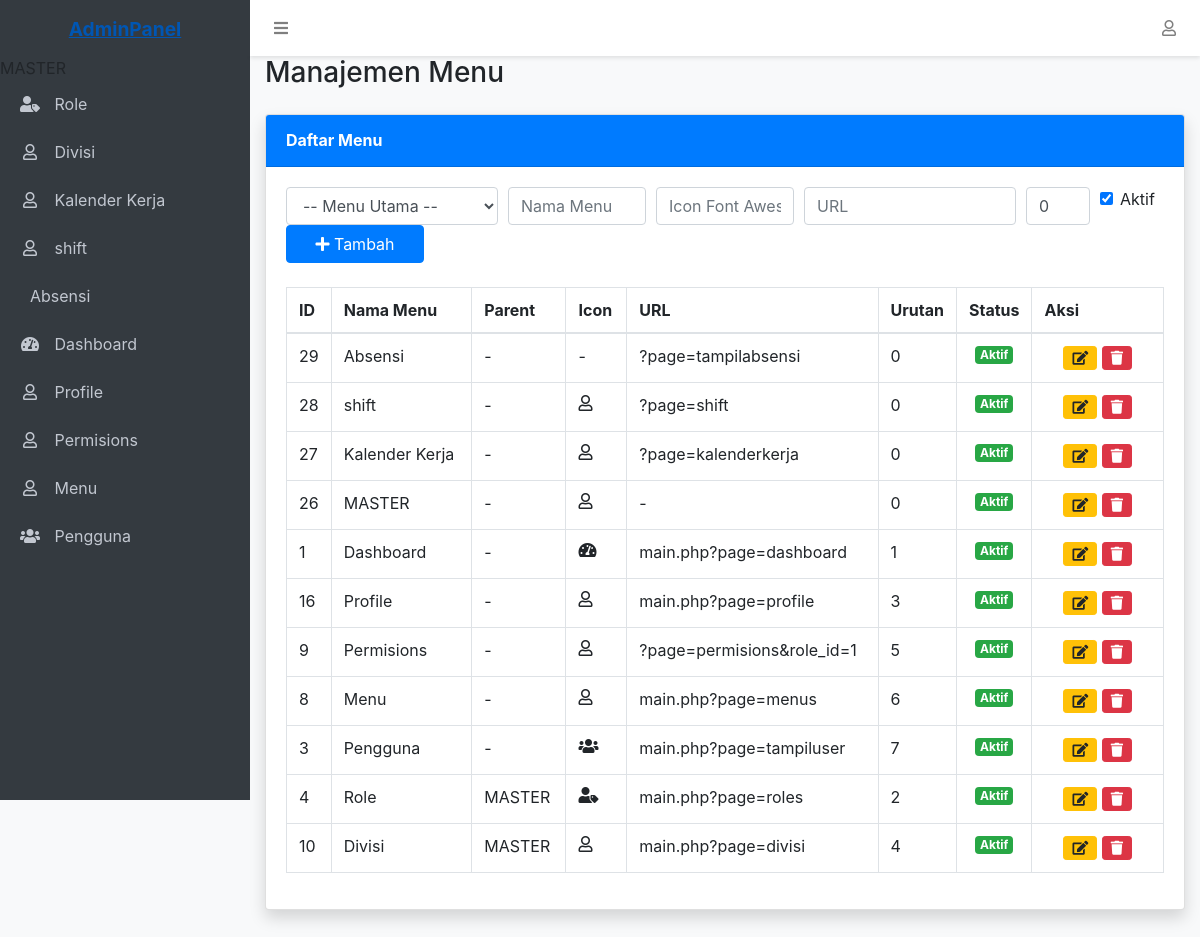
Screenshot of /main.php?page=menus (signed in) with the database file from the repository.
### tables this page shows
CREATE TABLE `menus` (
  `id` int(11) NOT NULL AUTO_INCREMENT,
  `parent_id` int(11) DEFAULT NULL,
  `name` varchar(50) NOT NULL,
  `icon` varchar(50) DEFAULT NULL,
  `url` varchar(100) DEFAULT NULL,
  `order` int(11) NOT NULL DEFAULT 0,
  `is_active` tinyint(1) NOT NULL DEFAULT 1,
  `created_at` timestamp NOT NULL DEFAULT current_timestamp(),
  `updated_at` timestamp NOT NULL DEFAULT current_timestamp() ON UPDATE current_timestamp(),
  PRIMARY KEY (`id`)
);

CREATE TABLE `permissions` (
  `id` int(11) NOT NULL AUTO_INCREMENT,
  `role_id` int(11) NOT NULL,
  `menu_id` int(11) NOT NULL,
  `can_view` tinyint(1) NOT NULL DEFAULT 0,
  `can_create` tinyint(1) NOT NULL DEFAULT 0,
  `can_edit` tinyint(1) NOT NULL DEFAULT 0,
  `can_delete` tinyint(1) NOT NULL DEFAULT 0,
  `created_at` timestamp NOT NULL DEFAULT current_timestamp(),
  `updated_at` timestamp NOT NULL DEFAULT current_timestamp() ON UPDATE current_timestamp(),
  PRIMARY KEY (`id`),
  UNIQUE KEY `role_menu` (`role_id`,`menu_id`)
);

### menus.php (the view, shortened to what this page needs)
<?php
require_once 'config/database.php';
$all_menus = $conn->query("SELECT * FROM menus ORDER BY `order` ASC");
$query = "SELECT m1.*, m2.name as parent_name
          FROM menus m1
          LEFT JOIN menus m2 ON m1.parent_id = m2.id
          ORDER BY m1.parent_id, m1.`order` ASC";
$menus_result = $conn->query($query);
?>
<div class="container-fluid">
    <div class="d-flex align-items-center justify-content-between mb-4">
        <h1 class="h3 mb-0 text-gray-800">Manajemen Menu</h1>
    </div>
    <div class="card shadow mb-4">
        <div class="card-header py-3 bg-primary text-white">
            <h6 class="m-0 font-weight-bold">Daftar Menu</h6>
        </div>
        <div class="card-body">
            <form method="POST" class="mb-4">
                <?php if (isset($_GET['edit'])):
                    $edit_id = intval($_GET['edit']);
                    $edit_data = $conn->query("SELECT * FROM menus WHERE id = $edit_id")->fetch_assoc();
                ?>
                    <input type="hidden" name="id" value="<?= $edit_data['id'] ?>">
                    <div class="row g-2"></div></div>
                        <div class="col-md-3">
                            <select name="parent_id" class="form-control">
                                <option value="">-- Menu Utama --</option>
                                <?php while ($menu = $all_menus->fetch_assoc()):
                                    if ($menu['id'] == $edit_id) continue;
                                ?>
                                <option value="<?= $menu['id'] ?>" <?= $menu['id'] == $edit_data['parent_id'] ? 'selected' : '' ?>>
                                    <?= htmlspecialchars($menu['name']) ?>
                                </option>
                                <?php endwhile; ?>
                            </select>
                        </div>
                        <div class="col-md-2">
                            <input type="text" name="name" class="form-control" placeholder="Nama Menu"
                                   value="<?= htmlspecialchars($edit_data['name']) ?>" required>
                        </div>
                        <div class="col-md-2">
                            <input type="text" name="icon" class="form-control" placeholder="Icon Font Awesome"
                                   value="<?= htmlspecialchars($edit_data['icon']) ?>">
                        </div>
                        <div class="col-md-3">
                            <input type="text" name="url" class="form-control" placeholder="URL"
                                   value="<?= htmlspecialchars($edit_data['url']) ?>">
                        </div>
                        <div class="col-md-1">
                            <input type="number" name="order" class="form-control" placeholder="Urutan"
                                   value="<?= $edit_data['order'] ?>">
                        </div>
                        <div class="col-md-1">
                            <div class="form-check">
                                <input type="checkbox" name="is_active" class="form-check-input" id="is_active"
                                       <?= $edit_data['is_active'] ? 'checked' : '' ?>>
                                <label class="form-check-label" for="is_active">Aktif</label>
                            </div>
                        </div>
                        <div class="col-md-2">
                            <button type="submit" name="edit_menu" class="btn btn-warning btn-block">
                                <i class="fas fa-save"></i> Update
                            </button>
                            <a href="menus.php" class="btn btn-secondary btn-block mt-1">
                                <i class="fas fa-times"></i> Batal
                            </a>
                        </div>
                    </div>
                <?php else: ?>
                    <div class="form-row">
                        <div class="col-md-3">
                            <select name="parent_id" class="form-control">
                                <option value="">-- Menu Utama --</option>
                            </select>
                        </div>
                        <div class="col-md-2">
                            <input type="text" name="name" class="form-control" placeholder="Nama Menu" required>
                        </div>
                        <div class="col-md-2">
                            <input type="text" name="icon" class="form-control" placeholder="Icon Font Awesome">
                        </div>
                        <div class="col-md-3">
                            <input type="text" name="url" class="form-control" placeholder="URL">
                        </div>
                        <div class="col-md-1">
                            <input type="number" name="order" class="form-control" placeholder="Urutan" value="0">
                        </div>
                        <div class="col-md-1">
                            <div class="form-check">
                                <input type="checkbox" name="is_active" class="form-check-input" id="is_active" checked>
                                <label class="form-check-label" for="is_active">Aktif</label>
                            </div>
                        </div>
                        <div class="col-md-2">
                            <button type="submit" name="tambah_menu" class="btn btn-primary btn-block">
                                <i class="fas fa-plus"></i> Tambah
                            </button>
                        </div>
                    </div>
                <?php endif; ?>
            </form>
            <div class="table-responsive">
                <table class="table table-bordered" width="100%" cellspacing="0">
                    <thead>
                        <tr>
                            <th width="5%">ID</th>
                            <th>Nama Menu</th>
                            <th>Parent</th>
                            <th>Icon</th>
                            <th>URL</th>
                            <th width="5%">Urutan</th>
                            <th width="5%">Status</th>
                            <th width="15%">Aksi</th>
                        </tr>
                    </thead>
                    <tbody>
                        <?php while ($menu = $menus_result->fetch_assoc()): ?>
                        <tr>
                            <td><?= $menu['id'] ?></td>
                            <td><?= htmlspecialchars($menu['name']) ?></td>
                            <td><?= !empty($menu['parent_name']) ? htmlspecialchars($menu['parent_name']) : '-' ?></td>
                            <td><?= !empty($menu['icon']) ? '<i class="'.htmlspecialchars($menu['icon']).'"></i>' : '-' ?></td>
                            <td><?= !empty($menu['url']) ? htmlspecialchars($menu['url']) : '-' ?></td>
                            <td><?= $menu['order'] ?></td>
                            <td class="text-center">
                                <?= $menu['is_active'] ? '<span class="badge badge-success">Aktif</span>' : '<span class="badge badge-danger">Nonaktif</span>' ?>
                            </td>
                            <td class="text-center">
                                <a href="?page=menus_edit&id=<?= $menu['id'] ?>" class="btn btn-sm btn-warning">
                                    <i class="fas fa-edit"></i>
                                </a>
                                <a href="?page=menus_hapus&id=<?= $menu['id'] ?>" class="btn btn-sm btn-danger"
                                   onclick="return confirm('Yakin hapus menu ini?')">
                                    <i class="fas fa-trash"></i>
                                </a>
                            </td>
                        </tr>
                        <?php endwhile; ?>
                    </tbody>
                </table>
            </div>
        </div>
    </div>
</div>

### layout/sidebar.php
<aside class="sidebar">
    <div class="sidebar-container">
        <ul class="sidebar-menu">
            <?php
            $menu = buildMenu($_SESSION['user_role_id']);
            foreach ($menu as $item):
                if (empty($item['children'])): ?>
                    <li class="<?php echo $active_menu == basename($item['url'] ?? '', '.php') ? 'active' : ''; ?>">
                        <a href="<?php echo $item['url'] ?? ''; ?>">
                            <?php if (isset($item['icon'])): ?>
                                <i class="<?php echo $item['icon']; ?>"></i>
                            <?php endif; ?>
                            <span><?php echo $item['name'] ?? ''; ?></span>
                        </a>
                    </li>
                <?php else: ?>
                    <li class="menu-header"><?php echo $item['name'] ?? ''; ?></li>
                    <?php foreach ($item['children'] as $child): ?>
                        <li class="<?php echo $active_menu == basename($child['url'] ?? '', '.php') ? 'active' : ''; ?>">
                            <a href="<?php echo $child['url'] ?? ''; ?>">
                                <?php if (isset($child['icon'])): ?>
                                    <i class="<?php echo $child['icon']; ?>"></i>
                                <?php endif; ?>
                                <span><?php echo $child['name'] ?? ''; ?></span>
                            </a>
                        </li>
                    <?php endforeach; ?>
                <?php endif; ?>
            <?php endforeach; ?>
        </ul>
    </div>
</aside>

### layout/header.php (style rules this page uses)
:root { --sidebar-width: 250px; --header-height: 56px; }
body { padding-top: var(--header-height); padding-left: var(--sidebar-width); background-color: #f8f9fa; min-height: 100vh; }
.sidebar { position: fixed; top: 0; left: 0; height: 100vh; width: var(--sidebar-width); background-color: #343a40; padding-top: var(--header-height); z-index: 1000; transition: all 0.3s; }
.sidebar-menu { list-style: none; padding: 0; }
.sidebar-menu li a { display: block; padding: 12px 20px; color: #c2c7d0; text-decoration: none; transition: all 0.3s; }
.sidebar-menu li a i { margin-right: 10px; width: 20px; text-align: center; }

### rows the page displays
menus: id "29", name "Absensi", url "?page=tampilabsensi", order "0", is_active "Aktif"
menus: id "28", name "shift", url "?page=shift", order "0", is_active "Aktif"
menus: id "27", name "Kalender Kerja", url "?page=kalenderkerja", order "0", is_active "Aktif"
menus: id "26", name "MASTER", order "0", is_active "Aktif"
menus: id "1", name "Dashboard", url "main.php?page=dashboard", order "1", is_active "Aktif"
menus: id "16", name "Profile", url "main.php?page=profile", order "3", is_active "Aktif"
menus: id "9", name "Permisions", url "?page=permisions&role_id=1", order "5", is_active "Aktif"
menus: id "8", name "Menu", url "main.php?page=menus", order "6", is_active "Aktif"
menus: id "3", name "Pengguna", url "main.php?page=tampiluser", order "7", is_active "Aktif"
menus: id "4", name "Role", menus.name "MASTER", url "main.php?page=roles", order "2", is_active "Aktif"
menus: id "10", name "Divisi", menus.name "MASTER", url "main.php?page=divisi", order "4", is_active "Aktif"
permissions: menu.name "Role"
permissions: menu.name "Divisi"

### other values shown
$item['name'] "MASTER"
$item['name'] "Kalender Kerja"
$item['name'] "shift"
$item['name'] "Absensi"
$item['name'] "Dashboard"
$item['name'] "Profile"
$item['name'] "Permisions"
$item['name'] "Menu"
$item['name'] "Pengguna"
